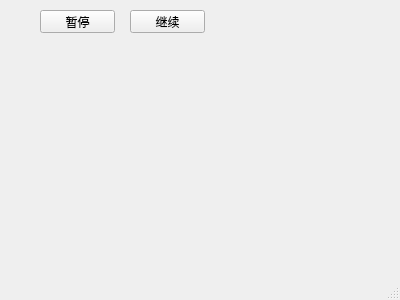
<?xml version="1.0" encoding="UTF-8"?>
<ui version="4.0">
 <class>MainWindow</class>
 <widget class="QMainWindow" name="MainWindow">
  <property name="geometry">
   <rect>
    <x>0</x>
    <y>0</y>
    <width>400</width>
    <height>300</height>
   </rect>
  </property>
  <property name="windowTitle">
   <string>MainWindow</string>
  </property>
  <widget class="QWidget" name="centralWidget">
   <widget class="QPushButton" name="pushButton">
    <property name="geometry">
     <rect>
      <x>40</x>
      <y>10</y>
      <width>75</width>
      <height>23</height>
     </rect>
    </property>
    <property name="text">
     <string>暂停</string>
    </property>
   </widget>
   <widget class="QPushButton" name="pushButton_2">
    <property name="geometry">
     <rect>
      <x>130</x>
      <y>10</y>
      <width>75</width>
      <height>23</height>
     </rect>
    </property>
    <property name="text">
     <string>继续</string>
    </property>
   </widget>
  </widget>
  <widget class="QStatusBar" name="statusBar"/>
 </widget>
 <layoutdefault spacing="6" margin="11"/>
 <resources/>
 <connections/>
</ui>
